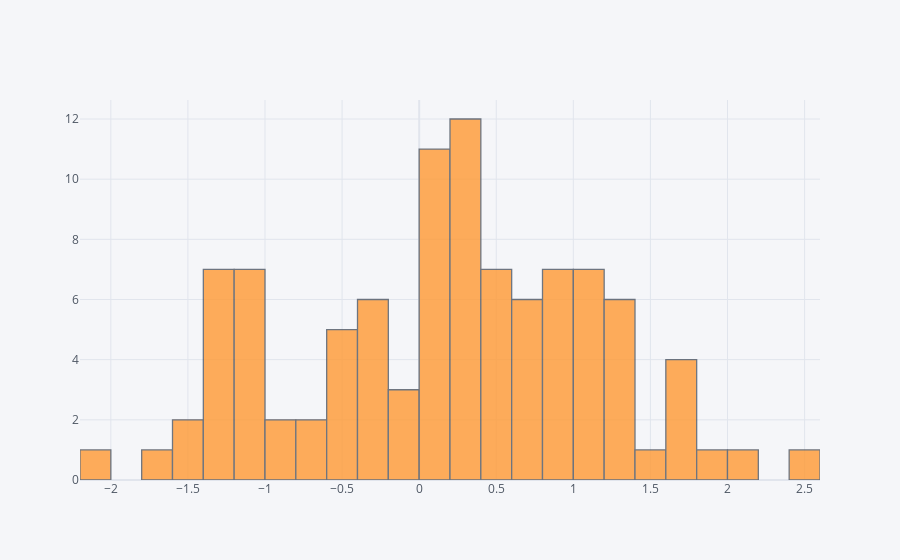

Notebook code for this chart:
### Markdown cell above
## histogram

### Code cell
df['A'].iplot(kind='hist',bins=25)

### Figure 1 — Plotly figure (JSON) as saved in the notebook; plotly's stock layout.template omitted (floating-point values rounded to 4 significant figures)
{"data": [{"histfunc": "count", "histnorm": "", "marker": {"color": "rgba(255, 153, 51, 1.0)", "line": {"color": "#4D5663", "width": 1.3}}, "name": "A", "nbinsx": 25, "opacity": 0.8, "orientation": "v", "type": "histogram", "x": [-1.517, 1.239, 0.1868, -0.494, 0.9639, -1.103, 0.849, 0.9904, -1.37, -0.5777, -0.3132, -1.627, -1.007, 1.136, 0.6096, -1.381, -0.3624, -0.595, 1.389, -1.363, -1.104, 1.337, 1.167, -1.209, 0.2497, 0.3, 1.067, -0.1741, 0.2956, 1.285, -1.582, 0.2332, -0.8216, 0.3685, 1.691, 0.05294, 1.652, 0.3806, 0.2282, 0.1394, 0.7738, 1.263, -2.072, 0.3148, 0.9775, 0.4891, 0.01979, 0.5255, 1.681, 0.5767, 0.2068, 0.186, 0.2141, 0.7366, -0.7858, 0.009525, 0.3861, 0.1502, 0.9892, 0.3944, 1.12, 2.573, 0.1635, -0.3414, 0.1198, -1.344, -1.045, 0.7805, -0.1003, 1.783, -1.095, -0.251, 0.9673, -1.017, 0.0691, -0.8511, 0.439, -1.338, 0.0975, 1.145, -0.4, 0.523, -0.4292, 0.9378, -0.7678, 1.914, 0.5216, -1.085, 0.5878, 0.6262, 1.066, -0.513, 1.271, 1.053, 2.007, -1.246, -0.3561, -0.09015, 0.723, 1.449]}], "layout": {"barmode": "overlay", "legend": {"bgcolor": "#F5F6F9", "font": {"color": "#4D5663"}}, "paper_bgcolor": "#F5F6F9", "plot_bgcolor": "#F5F6F9", "title": {"font": {"color": "#4D5663"}}, "xaxis": {"gridcolor": "#E1E5ED", "showgrid": true, "tickfont": {"color": "#4D5663"}, "title": {"font": {"color": "#4D5663"}, "text": ""}, "zerolinecolor": "#E1E5ED"}, "yaxis": {"gridcolor": "#E1E5ED", "showgrid": true, "tickfont": {"color": "#4D5663"}, "title": {"font": {"color": "#4D5663"}, "text": ""}, "zerolinecolor": "#E1E5ED"}}}
